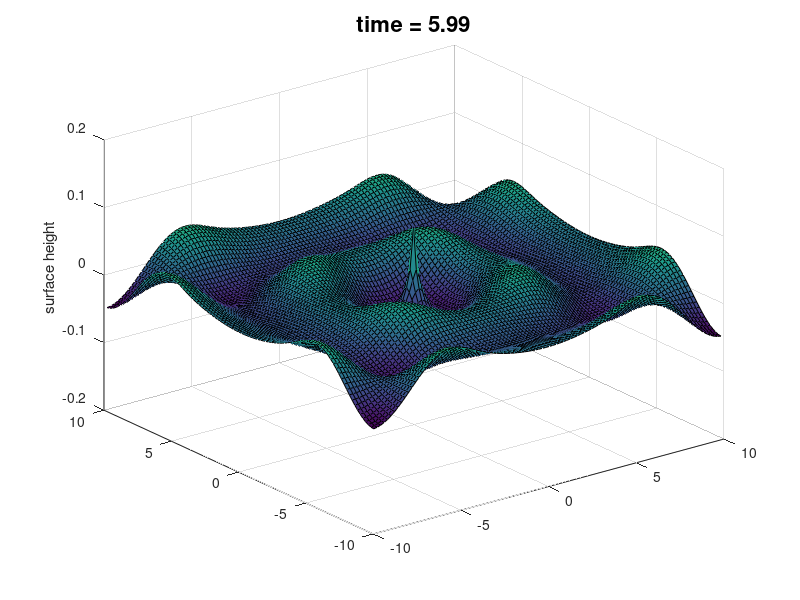

This figure's MATLAB source:
%% week14_2Dwavemaker.m 

% safety first
close all
clear all

% define parameters
H=1;   % water depth
g=9.8; % gravity
L=10;   % half domain size
dx=.2; % grid spacing
dt=.01;% time step size
Nt=600;% number of timesteps

% define domain
xu=[-L:dx:L]; 
xh=(-L+dx/2):dx:(L-dx/2);
yu=[-L:dx:L]; 
yh=(-L+dx/2):dx:(L-dx/2);
[X,Y]=meshgrid(xh,yh);

Nx=length(xh);
time=0:dt:(Nt*dt);

% initial condition
u=zeros(Nx+1,Nx);
v=zeros(Nx,Nx+1);
% h=0.3*exp(-(xh'+L));
% h=0.3*exp(-0.5*(xh.^2)');
h=zeros(Nx,Nx); % initialize with flat surface
omega=2*pi/2;    % 2*pi -> period of 1 sec

% time stepping loop
for m=1:Nt
   
    h(Nx/2,Nx/2) = 0.3*sin(omega*time(m));
    % set up dudt and dhdt array as Gu and Gh
    Gu=zeros(Nx+1,Nx);
    Gv=zeros(Nx,Nx+1);
    Gh=zeros(Nx,Nx);
    
    % 1. calculate Gu and Gh
    Gu(2:Nx,:)=-g/dx*( h(2:Nx,:)-h(1:Nx-1,:) );
    Gv(:,2:Nx)=-g/dx*( h(:,2:Nx)-h(:,1:Nx-1) );
    Gh=-H/dx*(u(2:Nx+1,:)-u(1:Nx,:))-H/dx*(v(:,2:Nx+1)-v(:,1:Nx));

    % 2. Euler Forward time step (prediction step)
    up = u + dt*Gu;
    vp = v + dt*Gv;
    hp = h + dt*Gh;
            
    % 3. re-calculate Gu and Gh
    Gu(2:Nx,:)=-g/dx*( hp(2:Nx,:)-hp(1:Nx-1,:) );
    Gv(:,2:Nx)=-g/dx*( hp(:,2:Nx)-hp(:,1:Nx-1) );
    Gh=-H/dx*(up(2:Nx+1,:)-up(1:Nx,:))-H/dx*(vp(:,2:Nx+1)-vp(:,1:Nx));

    % 4. Euler Forward time step (correction step)
    u = u + dt*Gu;
    v = v + dt*Gv;
    h = h + dt*Gh;
        
    % plot the surface height
    surf(X,Y,h');
    hold on;
    %quiver(xu',zeros(size(xu')),u,zeros(size(xu')),.1);
    hold off;
    %xlabel('distance in x');
    zlabel('surface height');
    axis([-L L -L L -.2 .2]);
    title(['time = ',num2str(time(m))],'fontsize',16)
    drawnow;
    
end
